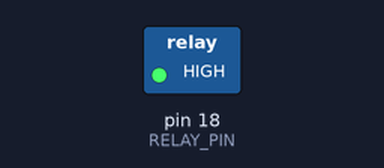
Bench run of a sketch on a simulated Arduino Uno, built with avr-gcc and run on an emulated ATmega328P. On the bench: switched loads named in the sketch (green lamp = pin HIGH).

Above: at 2.5 s.
At 7.5 s:
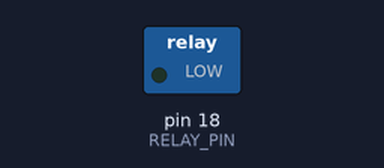
Timing chart, 0 to 13.0 s (numbered marks = the images above):
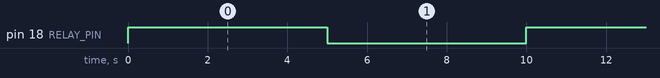

The sketch:

relevadorVentilador.ino
```cpp
#define RELAY_PIN 18 // Pin de señal del relé

void setup() {
  pinMode(RELAY_PIN, OUTPUT); // Configura el pin del relé como salida
}

void loop() {
  digitalWrite(RELAY_PIN, HIGH); // Enciende el relé, lo que activa el ventilador
  delay(5000); // Espera 5 segundos
  digitalWrite(RELAY_PIN, LOW); // Apaga el relé, lo que desactiva el ventilador
  delay(5000); // Espera 5 segundos
}
```

Measured:
- by itself, pin 18 (RELAY_PIN): alternates HIGH for 5.0 s and LOW for 5.0 s
